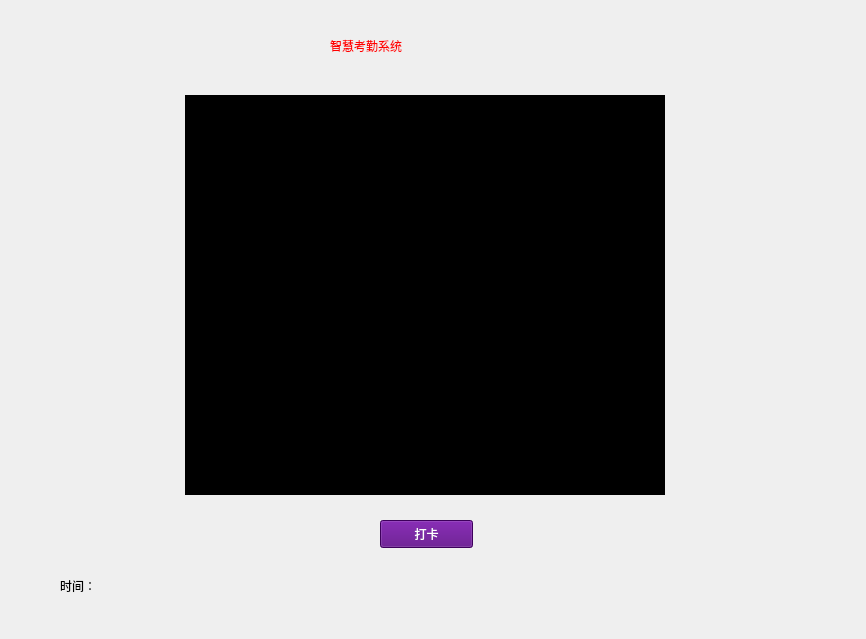
<?xml version="1.0" encoding="UTF-8"?>
<ui version="4.0">
 <class>Form</class>
 <widget class="QWidget" name="Form">
  <property name="geometry">
   <rect>
    <x>0</x>
    <y>0</y>
    <width>866</width>
    <height>639</height>
   </rect>
  </property>
  <property name="windowTitle">
   <string>Form</string>
  </property>
  <widget class="QLabel" name="label_2">
   <property name="geometry">
    <rect>
     <x>330</x>
     <y>30</y>
     <width>181</width>
     <height>31</height>
    </rect>
   </property>
   <property name="styleSheet">
    <string notr="true">font: 11pt &quot;Agency FB&quot;;
color: rgb(255, 0, 0);
font: 16pt &quot;黑体&quot;;</string>
   </property>
   <property name="text">
    <string>智慧考勤系统</string>
   </property>
  </widget>
  <widget class="QPushButton" name="pushButton">
   <property name="geometry">
    <rect>
     <x>380</x>
     <y>520</y>
     <width>93</width>
     <height>28</height>
    </rect>
   </property>
   <property name="styleSheet">
    <string notr="true">color: rgb(255, 255, 255);
background-color: rgb(85, 0, 127);</string>
   </property>
   <property name="text">
    <string>打卡</string>
   </property>
  </widget>
  <widget class="QWidget" name="widget" native="true">
   <property name="geometry">
    <rect>
     <x>170</x>
     <y>80</y>
     <width>511</width>
     <height>431</height>
    </rect>
   </property>
   <layout class="QGridLayout" name="gridLayout_2">
    <item row="0" column="0">
     <layout class="QVBoxLayout" name="verticalLayout_2">
      <item>
       <widget class="QLabel" name="cameraArea_2">
        <property name="minimumSize">
         <size>
          <width>480</width>
          <height>400</height>
         </size>
        </property>
        <property name="maximumSize">
         <size>
          <width>480</width>
          <height>400</height>
         </size>
        </property>
        <property name="styleSheet">
         <string notr="true">background-color: rgb(0, 0, 0);</string>
        </property>
        <property name="text">
         <string/>
        </property>
       </widget>
      </item>
     </layout>
    </item>
   </layout>
  </widget>
  <widget class="QLabel" name="label">
   <property name="geometry">
    <rect>
     <x>60</x>
     <y>570</y>
     <width>551</width>
     <height>31</height>
    </rect>
   </property>
   <property name="styleSheet">
    <string notr="true">font: 75 12pt &quot;Agency FB&quot;;
</string>
   </property>
   <property name="text">
    <string>时间：</string>
   </property>
  </widget>
 </widget>
 <resources/>
 <connections/>
</ui>
